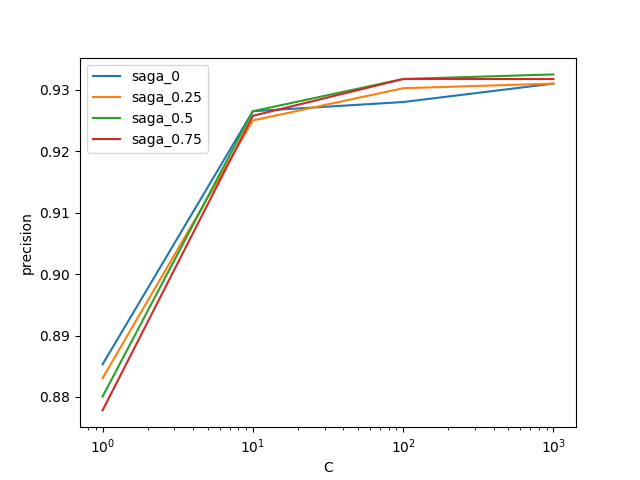

Source code (Python):
import gc
import joblib
import matplotlib.pyplot as plt
from sklearn.linear_model import LogisticRegression
from sklearn.metrics import accuracy_score
import pandas as pd
from tqdm import tqdm


train_X = pd.read_table('train.feature.txt')
train_y = pd.read_table('train.label.txt')

valid_X = pd.read_table('valid.feature.txt')
valid_y = pd.read_table('valid.label.txt')

Cs = [1, 10, 100, 1000]
valid_results = {}
best_score = 0
# for solver in tqdm(['newton-cg', 'lbfgs', 'sag']):
#     valid_results[solver] = []
#     for C in tqdm(Cs, leave=False):
#         lr = LogisticRegression(random_state=0, C=C,
#                                 solver=solver, max_iter=100)
#         lr.fit(train_X, train_y['CATEGORY'])
#         predicts_valid = lr.predict(valid_X)
#         score = accuracy_score(valid_y, predicts_valid)
#         if score > best_score:
#             best_score = score
#             best_lr = lr
#         valid_results[solver].append(score)

for l1_ratio in tqdm([0, 0.25, 0.5, 0.75]):
    valid_results['saga_' + str(l1_ratio)] = []
    for C in tqdm(Cs, leave=False):
        lr = LogisticRegression(penalty='elasticnet', random_state=0,
                                C=C,  solver='saga', max_iter=5000, l1_ratio=l1_ratio)
        lr.fit(train_X, train_y['CATEGORY'])
        predicts_valid = lr.predict(valid_X)
        score = accuracy_score(valid_y, predicts_valid)
        if score > best_score:
            best_score = score
            best_lr = lr
        valid_results['saga_' + str(l1_ratio)].append(score)

del train_X, train_y, valid_X, valid_y
gc.collect()

test_X = pd.read_table('test.feature.txt')
test_y = pd.read_table('test.label.txt')

predicts_test = best_lr.predict(test_X)
score = accuracy_score(test_y, predicts_test)
print('best score: ' + str(score))

ax = plt.gca()
ax.set_xlabel('C')
ax.set_ylabel('precision')
ax.set_xscale('log')
for solver, results in valid_results.items():
    ax.plot(Cs, results, label=solver)
ax.legend()

plt.savefig('59.png')
